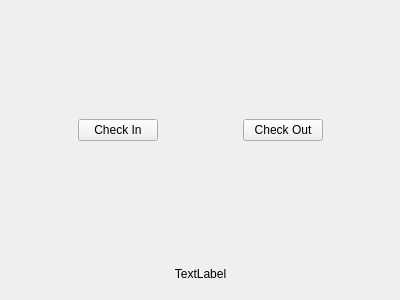
<?xml version="1.0" encoding="UTF-8"?>
<ui version="4.0">
 <class>Form</class>
 <widget class="QWidget" name="Form">
  <property name="geometry">
   <rect>
    <x>0</x>
    <y>0</y>
    <width>400</width>
    <height>300</height>
   </rect>
  </property>
  <property name="windowTitle">
   <string>Form</string>
  </property>
  <widget class="QWidget" name="gridLayoutWidget">
   <property name="geometry">
    <rect>
     <x>0</x>
     <y>0</y>
     <width>401</width>
     <height>301</height>
    </rect>
   </property>
   <layout class="QGridLayout" name="gridLayout">
    <item row="0" column="3">
     <widget class="QPushButton" name="pushButton_2">
      <property name="text">
       <string>Check Out</string>
      </property>
     </widget>
    </item>
    <item row="1" column="1" colspan="3">
     <widget class="QLabel" name="label">
      <property name="text">
       <string>TextLabel</string>
      </property>
      <property name="alignment">
       <set>Qt::AlignCenter</set>
      </property>
     </widget>
    </item>
    <item row="0" column="2">
     <spacer name="verticalSpacer">
      <property name="orientation">
       <enum>Qt::Vertical</enum>
      </property>
      <property name="sizeHint" stdset="0">
       <size>
        <width>20</width>
        <height>40</height>
       </size>
      </property>
     </spacer>
    </item>
    <item row="0" column="4">
     <spacer name="verticalSpacer_3">
      <property name="orientation">
       <enum>Qt::Vertical</enum>
      </property>
      <property name="sizeHint" stdset="0">
       <size>
        <width>20</width>
        <height>40</height>
       </size>
      </property>
     </spacer>
    </item>
    <item row="0" column="1">
     <widget class="QPushButton" name="pushButton">
      <property name="text">
       <string>Check In</string>
      </property>
     </widget>
    </item>
    <item row="0" column="0">
     <spacer name="verticalSpacer_2">
      <property name="orientation">
       <enum>Qt::Vertical</enum>
      </property>
      <property name="sizeHint" stdset="0">
       <size>
        <width>20</width>
        <height>40</height>
       </size>
      </property>
     </spacer>
    </item>
    <item row="2" column="0" colspan="5">
     <spacer name="horizontalSpacer">
      <property name="orientation">
       <enum>Qt::Horizontal</enum>
      </property>
      <property name="sizeHint" stdset="0">
       <size>
        <width>40</width>
        <height>20</height>
       </size>
      </property>
     </spacer>
    </item>
   </layout>
  </widget>
 </widget>
 <resources/>
 <connections/>
</ui>
